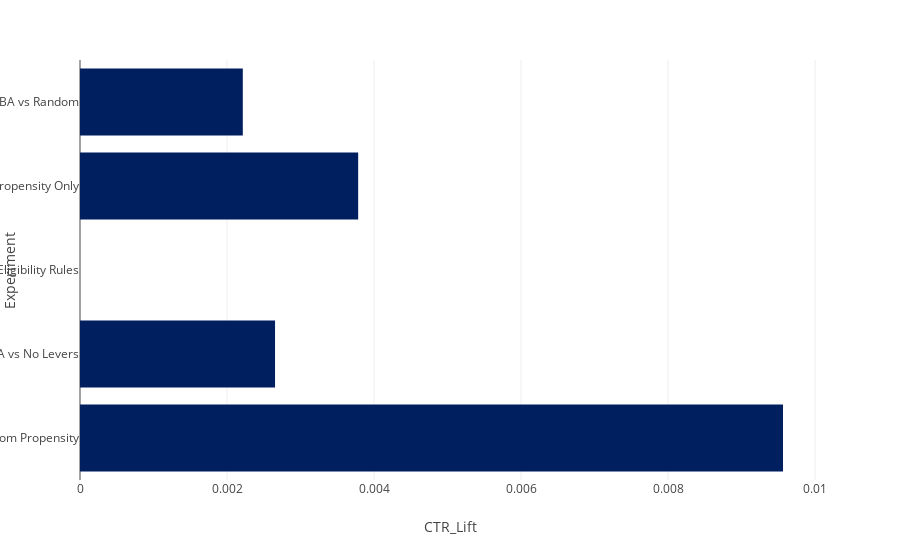

The code cell stored with this chart in its notebook:
### Markdown cell above
There is also some (basic) support for plotting

### Code cell
ia.plot.overview()

### Figure 1 — Plotly figure (JSON) as saved in the notebook; plotly's stock layout.template omitted (floating-point values rounded to 4 significant figures)
{"data": [{"hovertemplate": "CTR_Lift=%{x}<br>Experiment=%{y}<extra></extra>", "legendgroup": "", "marker": {"color": "#001F5F", "pattern": {"shape": ""}}, "name": "", "orientation": "h", "showlegend": false, "textposition": "auto", "type": "bar", "x": [0.009563, 0.002653, NaN, 0.003784, 0.002215], "xaxis": "x", "y": ["Adaptive Models vs Random Propensity", "NBA vs No Levers", "NBA vs Only Eligibility Rules", "NBA vs Propensity Only", "NBA vs Random"], "yaxis": "y"}], "layout": {"barmode": "relative", "legend": {"tracegroupgap": 0}, "margin": {"t": 60}, "xaxis": {"anchor": "y", "domain": [0, 1], "title": {"text": "CTR_Lift"}}, "yaxis": {"anchor": "x", "domain": [0, 1], "title": {"text": "Experiment"}}}}
